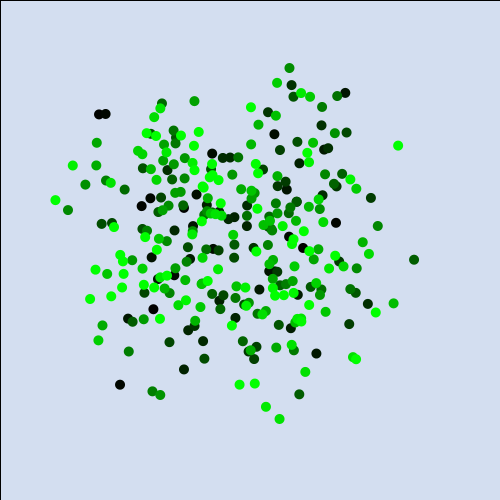
Frame 1 (no input)
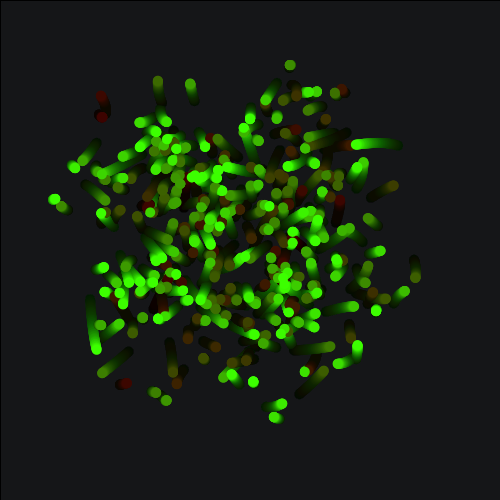
Frame 60 (the mouse pressed at the canvas centre just before this capture)
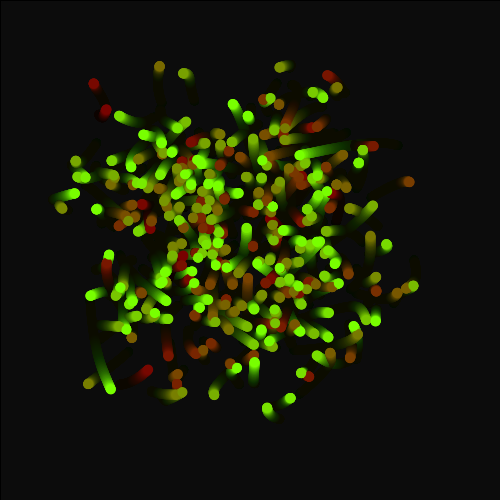
Frame 120 (the mouse held since frame 60 and released just before this capture)

The Processing sketch that drew these frames (run headless with seeded random() and noise(); from frame 60 on, the mouse is pressed at the canvas centre):

// Processing sketch: MagicWorms
// ── MagicWorms.pde
/*
 *    Copyright (c) The League of Amazing Programmers 2013-2021
 *    Level 1
 */

/** This program draws a magical pattern **/

// The setup method is run once when the program starts
void setup() {

  //Set your canvas size

  size (500, 500);

  //Set a background color  

    background(#DCE7FA);
  
}

// The draw method runs continuously (in a loop) until the program ends
void draw() {

  // STEP 1.
  // Use a for loop to draw 300 small ellipses in a diagonal line across the canvas.
  // Make them a bright color.
  // RUN THE PROGRAM TO CHECK IT (see the recipe for the expected outcome).
  
  
     
     makeMagical();
     
      for (int i = 0; i < 300; i++){
      float x = getWormX(i);
        float y = getWormY(i);
          fill(frameCount, i, 0);
             noStroke();
            ellipse(x, y, 10, 10);
            
      }


  // STEP 2.
  // Now make each ellipse use random values for their x and y co-ordinates. Make sure they are inside the canvas. 
  // Hint:  random(int maxValue)
  // RUN THE PROGRAM TO CHECK IT (see the recipe for the expected outcome).
  
  // STEP 3.
  // Now use the getWormX() and getWormY() methods for x and y co-ordinates of each ellipse
  //(use the for loop variable as the parameter to these methods).
  // RUN THE PROGRAM TO CHECK IT (see the recipe for the expected outcome).
  
  // STEP 4.
  // Call makeMagical() in your draw method before the for loop. 
  // OPTIONS: Pass in frameCount or another variable for the ellipse "red value", 
  // and i as the "green value" for some extra color coolness.
}

/// DO NOT CHANGE THE CODE BELOW. CALL THE METHODS FROM THE DRAW METHOD
   float frequency = .001;
   float noiseInterval = PI;

    void makeMagical() {
        fill( 0, 0, 0, 10 );
        rect(0, 0, width, height);
        noStroke();
    }

    float getWormX(int i) {
        return map(noise(i*noiseInterval + frameCount * frequency), 0, 1, 0, width);
    }

    float getWormY(int i) {
        return map(noise(i*noiseInterval+1 + frameCount * frequency), 0, 1, 0, height);
    }
